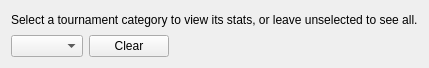
<?xml version="1.0" encoding="UTF-8"?>
<ui version="4.0">
 <class>TournamentCategoryFilterWidget</class>
 <widget class="QWidget" name="TournamentCategoryFilterWidget">
  <property name="geometry">
   <rect>
    <x>0</x>
    <y>0</y>
    <width>426</width>
    <height>68</height>
   </rect>
  </property>
  <property name="windowTitle">
   <string>Form</string>
  </property>
  <layout class="QGridLayout" name="gridLayout">
   <item row="0" column="0">
    <layout class="QVBoxLayout" name="verticalLayout">
     <item>
      <widget class="QLabel" name="label">
       <property name="text">
        <string>Select a tournament category to view its stats, or leave unselected to see all.</string>
       </property>
      </widget>
     </item>
     <item>
      <layout class="QHBoxLayout" name="horizontalLayout">
       <item>
        <widget class="QComboBox" name="comboBoxTournamentCategory"/>
       </item>
       <item>
        <widget class="QPushButton" name="ClearButton">
         <property name="text">
          <string>Clear</string>
         </property>
        </widget>
       </item>
       <item>
        <spacer name="horizontalSpacer">
         <property name="orientation">
          <enum>Qt::Orientation::Horizontal</enum>
         </property>
         <property name="sizeHint" stdset="0">
          <size>
           <width>40</width>
           <height>20</height>
          </size>
         </property>
        </spacer>
       </item>
      </layout>
     </item>
    </layout>
   </item>
  </layout>
 </widget>
 <resources/>
 <connections/>
</ui>
